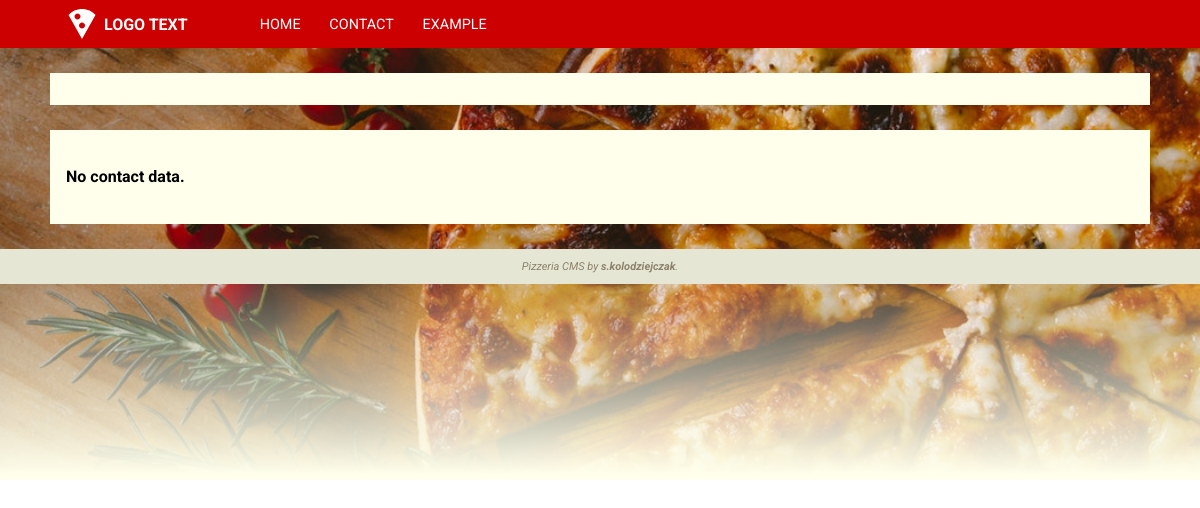
/page/home, run on an earlier commit of the app's database.
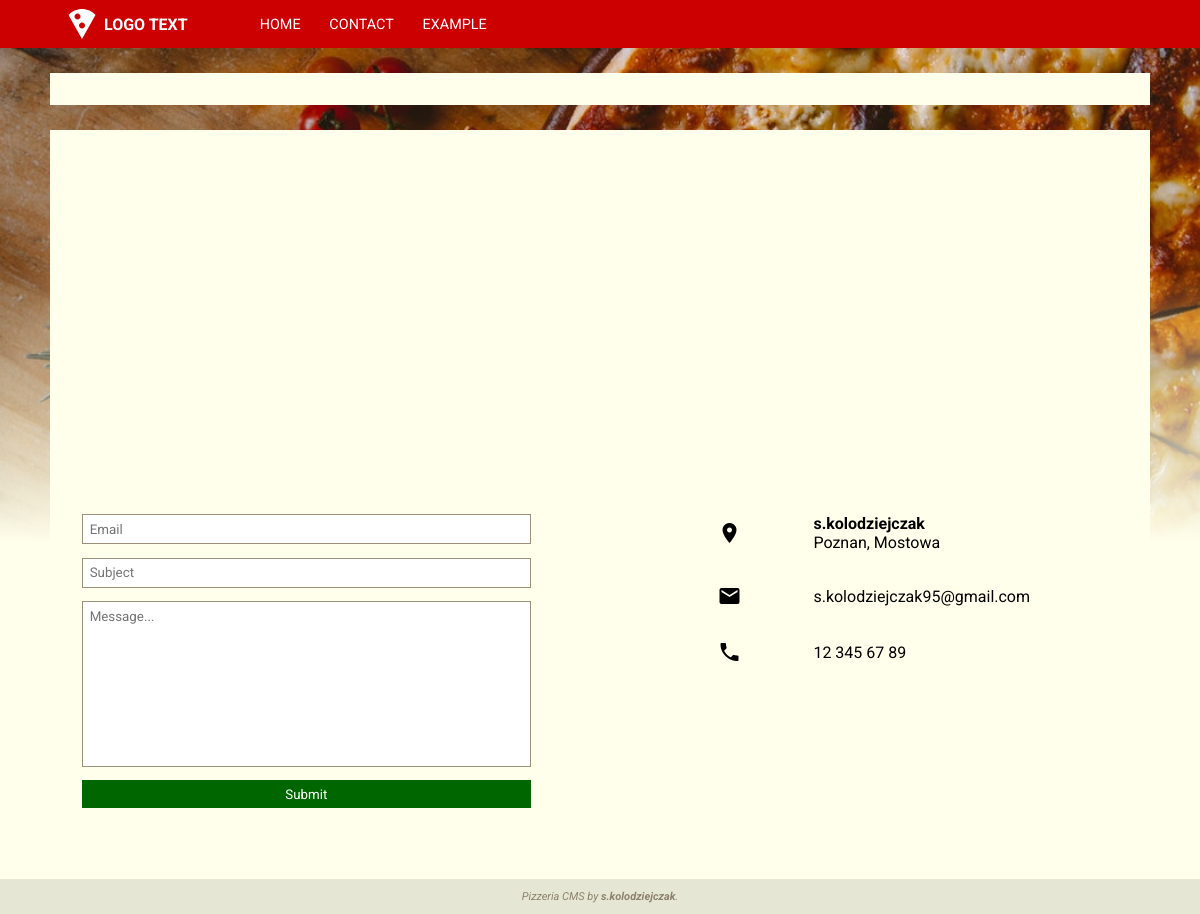
And on a later commit of the database.
### base/models.py (models this page shows, shortened)
class AppConfig(models.Model):
  title = models.CharField(max_length = 120)
  favicon = models.ImageField(blank = True, upload_to='config')
  logo_image = models.ImageField(blank = True, upload_to='config')
  logo_text =  models.CharField(blank = True, max_length = 40)
  homepage = models.ForeignKey(Navigation, on_delete = models.DO_NOTHING, blank = False, null = True)
  background_image = models.ImageField(blank = True, upload_to='config')
  background_color = RGBColorField()
  accent_color_1 = RGBColorField()
  accent_color_2 = RGBColorField()
  accent_color_3 = RGBColorField()
  text_color_1 = RGBColorField()
  text_color_2 = RGBColorField()
  small_font_size = models.IntegerField(default=11,validators=[
    MinValueValidator(6),
    MaxValueValidator(12)
  ])
  normal_font_size = models.IntegerField(default=14,validators=[
    MinValueValidator(12),
    MaxValueValidator(18)
  ])
  big_font_size = models.IntegerField(default=30,validators=[
    MinValueValidator(18),
    MaxValueValidator(36)
  ])

class Navigation(models.Model):
  url = models.SlugField(max_length = 40, unique = True)
  label = models.CharField(max_length = 50)
  subsite = models.ForeignKey(Subsite, on_delete = models.DO_NOTHING, blank = False, null = True)
  sort = models.PositiveIntegerField(default = 0)
  application = models.CharField(max_length = 40, blank = True)
  visible = models.BooleanField(default = True, blank = False)
  class Meta(object):
    ordering = ['sort']

### contact/models.py (models this page shows, shortened)
class Contact(models.Model):
  name = models.CharField(max_length = 200, blank = True)
  telephone = PhoneNumberField(blank = True)
  email = models.EmailField(max_length = 254, blank = True)
  city = models.CharField(max_length = 200)
  address = models.CharField(max_length = 200)
  latitude = models.DecimalField(blank = True, max_digits=9, decimal_places=6, null = True)
  longitude = models.DecimalField(blank = True, max_digits=9, decimal_places=6, null = True)

### base/views.py (the view)
# urls.py: path('<slug:url>', views.index, name='index'),
def index(request, url):
  try:
    link = Navigation.objects.filter(visible = True, url = url)[:1].get()
    if(link.subsite is None):
      return views[link.application].index(request)
    else:
      return render(request, 'subsite/index.html', {
        'item': link.subsite
      })
  except ObjectDoesNotExist:
    raise Http404

### base/utils.py (called while the page is built)
def get_navigation():
  return Navigation.objects.order_by('sort')

def get_config():
  return AppConfig.objects.all()[:1].get()

def get_ad():
  try:
    return Ad.objects.all()[:1].get()
  except ObjectDoesNotExist:
    return None

def render(request, templateUrl, viewbag = {}):
    ad = get_ad()
    cfg = get_config()
    nav = get_navigation()
    return django_render(request, templateUrl, {
      'ad': ad,
      'cfg': cfg,
      'nav': nav,
      'viewbag': viewbag,
    })

### contact/views.py (called while the page is built)
def index(request):
  try:
    contact = Contact.objects.all()[:1].get()
    gmap = (contact.latitude and contact.longitude)
    return render(request, 'contact/index.html', {
      'contact': contact,
      'gmap': gmap
    })
  except ObjectDoesNotExist:
    return render(request, 'contact/index.html')

### contact/templates/contact/index.html (shortened to what this page needs)
{% extends "base/base.html" %}
{% load static %}
{% block styles %}
  <link rel="stylesheet" type="text/css" href="{% static 'contact/styles/contact.css' %}">
{% endblock %}
{% block content %}
  {% if viewbag.contact %}
    {% if viewbag.contact %}
      <div id="gmap"></div>
    {% endif %}
    <div class="row">
      <form class="message" id="message-form">
        <input id="message-email" class="message__input" placeholder="Email" type="email" required/>
        <input id="message-subject" class="message__input" placeholder="Subject" required/>
        <textarea id="message-message" class="message__textarea" placeholder="Message..." rows="10" required></textarea>
        <button class="message__submit">Submit</button>
      </form>
      <div class="contact">
        <div class="contact__row">
          <span class="contact__icon">location_on</span>
          <div class="contact__text">
            <span class="bold">{{ viewbag.contact.name }}</span>
            <span>{{ viewbag.contact.city }}, {{ viewbag.contact.address }}</span>
          </div>
        </div>
        <div class="contact__row">
          <span class="contact__icon">email</span>
          <span class="contact__text">{{ viewbag.contact.email }}</span>
        </div>
        <div class="contact__row">
          <span class="contact__icon">phone</span>
          <span class="contact__text">{{ viewbag.contact.telephone }}</span>
        </div>
      </div>
    </div>
  {% else %}
    <h4>No contact data.</h4>
  {% endif %}
{% endblock %}

### base/templates/base/base.html (shortened to what this page needs)
{% extends "base/layout.html" %}
{% load static %}
{% block header %}
  <a class="logo" href="/">
    {% if cfg.logo_image %}
      <img class="logo__image" src="{{cfg.logo_image.url}}"/>
    {% endif %}
    <span class="logo__text">
      {{ cfg.logo_text }}
    </span>
  </a>
  <nav class="nav">
  {% for item in nav %}
    <a class="nav__link" href="{% url 'base:index' item.url %}">{{ item.label }}</a>
  {% endfor %}
  </nav>
{% endblock %}
{% block footer %}
  <p>Pizzeria CMS by <span class="bold">s.kolodziejczak</span>.</p>
{% endblock %}

### base/templates/base/layout.html (shortened to what this page needs)
{% load static %}
<!DOCTYPE html>
<html lang="en">
  <head>
    <link rel="stylesheet" type="text/css" href="{% static 'base/styles/layout.css' %}">
    <link rel="stylesheet" type="text/css" href="{% static 'base/styles/base.css' %}">
    {% block styles %}{% endblock %}
  </head>
  <body>
    <div class="page" style="background:{{ cfg.background_color }}">
      {% if cfg.background_image %}
        <div class="page__background"
             style="background-image:url('{{cfg.background_image.url}}')"></div>
      {% endif %}
      <header class="page__header">
        {% block header %}{% endblock %}
      </header>
      {% if ad %}
        <div class="page__ad">
        </div>
      {% endif %}
      <main class="page__content">
        {% block content %}{% endblock %}
      </main>
      <footer class="page__footer">
        {% block footer %}{% endblock %}
      </footer>
    </div>
  </body>
</html>

### base/static/base/styles/layout.css (style rules this page uses)
html, body { min-height: 100%; margin: 0; padding: 0; }
* { font-family: 'Roboto', sans-serif; }
.page { display: flex; flex-direction: column; min-height: 100%; margin: auto; }
.page__header, .page__nav, .page__footer { display: flex; }
.page__ad, .page__content { margin: 25px 50px; }
.page__content { flex: 1; margin-top: 50px; }
.page__ad + .page__content { margin-top: 0; }
.page__footer { min-height: 2em; }
.page__header, .page__ad, .page__content, .page__footer { z-index: 1; }

### base/static/base/styles/base.css (style rules this page uses)
.bold { font-weight: bolder; }
.page__header { background: var(--accent-color-1); height: 3em; min-height: 3em; padding: 0 4em; }
.page__ad, .page__content { padding: 1em; background: var(--background-color); }
.page__footer { align-items: center; background: var(--background-color); color: var(--text-color-2); filter: brightness(90%); font-size: var(--small-font-size); font-style: italic; justify-content: center; }
.logo, .nav, .nav__link { align-items: center; display: flex; justify-content: center; }
.nav__link { margin: 0; padding: 0; height: 100%; }
.logo { color: var(--accent-color-3); font-size: var(--medium-font-size); font-weight: 700; outline: 0; text-decoration: none; }
.logo__image + .logo__text { margin-left: .25em; }
.nav { color: var(--accent-color-3); font-size: .9em; height: 100%; margin-left: 4em; }
.nav__link { text-transform: uppercase; text-decoration: none; color: inherit; outline: none; padding: 0 1em; background: var(--accent-color-1); }

### contact/static/contact/styles/contact.css (style rules this page uses)
.row { display: flex; justify-content: space-between; }
#gmap { height: 20em; margin: 1em; }
.message, .contact { box-sizing: border-box; display: inline-flex; flex-direction: column; width: 45%; }
.contact { padding-left: 4em; }
.contact__row { align-items: center; display: flex; margin: 1em 0; }
.contact__icon { font-family: 'Material Icons'; font-weight: normal; font-style: normal; font-size: 24px; line-height: 1; letter-spacing: normal; text-transform: none; display: inline-block; white-space: nowrap; word-wrap: normal; direction: ltr; -webkit-font-smoothing: antialiased; margin-right: 3em; }
.contact__text { display: flex; flex-direction: column; }
.message { padding: 1em; }
.message__input, .message__textarea, .message__submit { color: var(--text-color-1); margin-bottom: 1em; padding: .5em; border: 1px solid var(--text-color-2); outline: 0; }
.message__textarea { resize: none; }
.message__submit { color: var(--accent-color-3); background: var(--accent-color-2); border: 0; cursor: pointer; }

What changed in the data, as far as the page shows it:
added Contact: contact.name "s.kolodziejczak", contact.city "Poznan", contact.address "Mostowa", contact.email "s.kolodziejczak95@gmail.com", contact.telephone "12 345 67 89"
Also different on the page:
text no longer shown: "No contact data."
text now shown: "Submit ,"
